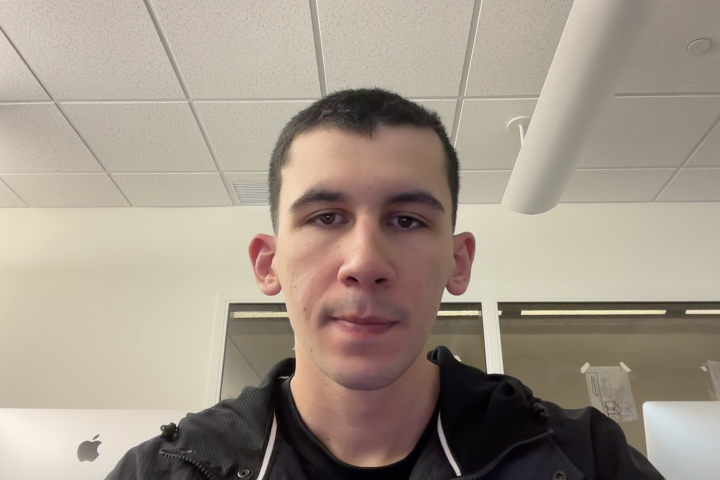
#> input picture example.jpg, 1440 x 960 px, given in place of the camera (shown at 1/2 size)
$ python objectoriented.py
#> lines starting #> are read from the running program, lines starting #| are printed output that depends on the picture; after the words box and inside, x2 and y2 are one past the last pixel; in counts of white or black regions, pixels touching at a corner belong together
#> further down, frame is the input picture: shape (960, 1440, 3); mean B, G, R 137, 150.5, 162.2
# This will be an object oriented version
# of the virtual3d game
import cv2
import numpy as np
import matplotlib.pyplot as plt


class Facefinder:
#Use haarcascade filter to detect largest face from a frame.
    def __init__(self):
        print ('Face Finder Initalize')
        self.face_cascade = cv2.CascadeClassifier('haarcascade_frontalface_default.xml')

    def find_face(self, frame):
        """Returns face center (x,y). Draws rectangle on frame"""
        # convert to gray scale
        gray = cv2.cvtColor(frame, cv2.COLOR_BGR2GRAY)
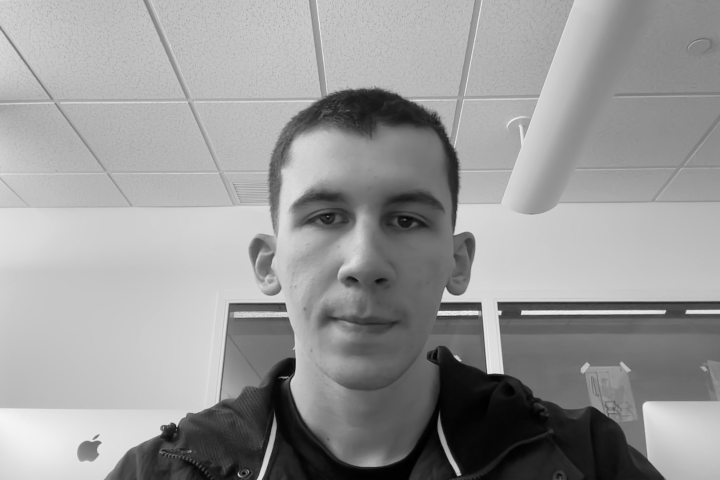
#> gray: shape (960, 1440) (shown at 1/2 size); min 0, max 249, mean 152.4
        faces = self.face_cascade.detectMultiScale(gray, minNeighbors = 9)
#> faces = [[489, 244, 488, 488]]
        #Draw Rectangle
        if faces is None:
            return(None)
        bx = by = bw = bh = 0

        for (x, y, w, h) in faces:
            if w > bw:
              bx, by, bw, bh = x, y, w, h
            cv2.rectangle(frame, (bx, by), (bx+bw, by+bh), (0, 255, 255), 5)
            return(bx + bw/2), (by + bh//2)
#> this loop made 1 pass
#> (x, y, w, h, bx, by, bw, bh) on pass 1: (489, 244, 488, 488, 489, 244, 488, 488)
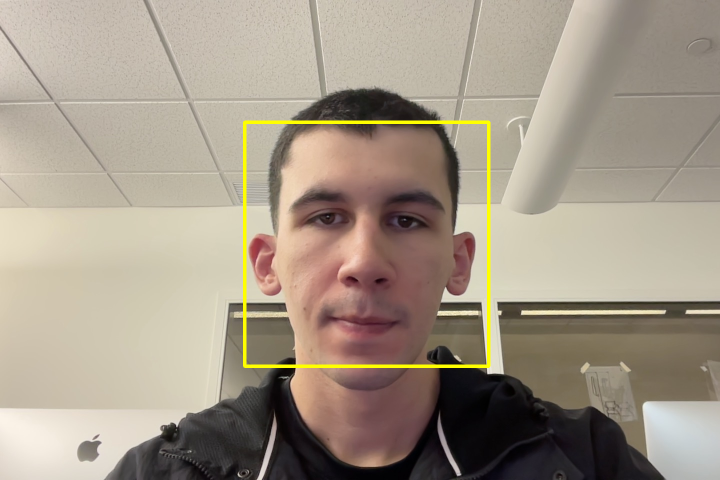
#> frame: shape (960, 1440, 3) (shown at 1/2 size); 0.99% of pixels changed, all inside (x1, y1, x2, y2) = (486, 241, 981, 736)
#> after the loop, bh = 488; bw = 488; bx = 489; by = 244
#> `facexy = ff.find_face(frame)`: facexy = (733, 488)
#> `frame_small = cv2.resize(frame, (frame.shape[1]//4, frame.shape[0]//4)..`:
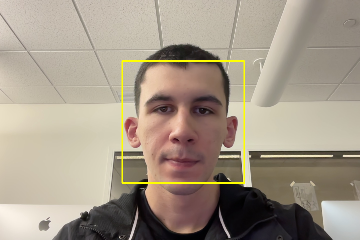
#> frame_small: shape (240, 360, 3); mean B, G, R 135.9, 151.7, 163.3

class Stage:
    """Initialized with display size, draws the background grid based on position"""
    def __init__ (self):
        self.disp_h = 0
        self.disp_w = 0
        self.cam_h = 720
        self.cam_w = 1280
        self.save_x = 960

    def draw_target_xy(self, img, pos, size):
        cv2.circle(img, pos, size, (0, 0, 255), -1)
        cv2.circle(img, pos, int(size*.8), (255, 255, 255), -1)
        cv2.circle(img, pos, int(size*.6), (0, 0, 255), -1)
        cv2.circle(img, pos, int(size*.4), (255, 255, 255), -1)
        cv2.circle(img, pos, int(size*.2), (0, 0, 255), -1)

    def draw_targetz(self ,pos, facexy):
        tx, ty, tz = pos
        x , y = facexy
        img =  np.zeros([1080, 1920, 3])
        ball0x = 600 + int((x - self.cam_w/2))
        ball0y = 540
        cv2.circle(img, (ball0x, ball0y), 50, (255, 0, 0), -1)
        cv2.line(img, (960 + int((600-960)*.3**2), 540), (ball0x, ball0y), (255, 0, 0), 3)

    def update(self, facexy): #Redraws the screen
#> called with facexy = (733, 488)
        x, y = facexy
#> x = 733; y = 488
        e = .9 #smoothing constant
        x = e * x + (1 - e) * self.save_x
#> x = 755.7
        self.save_x = x
#> self.save_x = 755.7

        img =  np.zeros([1080, 1920, 3])
        decay = .3
        sx = sy = 0
        dx = int((x - self.cam_w/2) * 2)
#> dx = 231

        for i in range(1,7):
            sx = sx + int((960-sx)*decay)
            sy = sy + int((540-sy)*decay)
            dx = int(dx * decay)
            #print (sc, sy)
            cv2.rectangle(img,
                          (sx + dx, sy),
                          (1920 - sx + dx, 1080 - sy),
                          (255, 255, 255),
                          1)

            ball0x = 600 + int((x - self.cam_w/2)* 2 *.6)
            ball0y = 540

            cv2.line(img, (960 + int((600-960)*.3**2), 540),
                    (ball0x, ball0y),
                    (255, 0, 0) ,
                    3)
            self.draw_target_xy(img, (ball0x, ball0y), 35)

            ball1x = 1000 + int((x - self.cam_w//2)*2*.2)
            ball1y = 440

            cv2.line(img,
                     (960 + int((1200-960)*.3**2), 540 - int((540-340)*.3**2)),
                     (ball1x, ball1y),
                     (255, 0, 0),
                     3)
            self.draw_target_xy(img, (ball1x, ball1y), 25)

            ball2x = 1100 + int((x - self.cam_w//2)*2*.9)
            ball2y = 650

            cv2.line(img,
                     (960 + int((1100-960)*.3**2), 540 - int((540-650)*.3**2)),
                     (ball2x, ball2y),
                     (255, 0, 0),
                     3)
            self.draw_target_xy(img, (ball2x, ball2y),50)
#> this loop made 6 passes
#> dx on passes 1 to 6: 69, 20, 6, 1, 0, 0
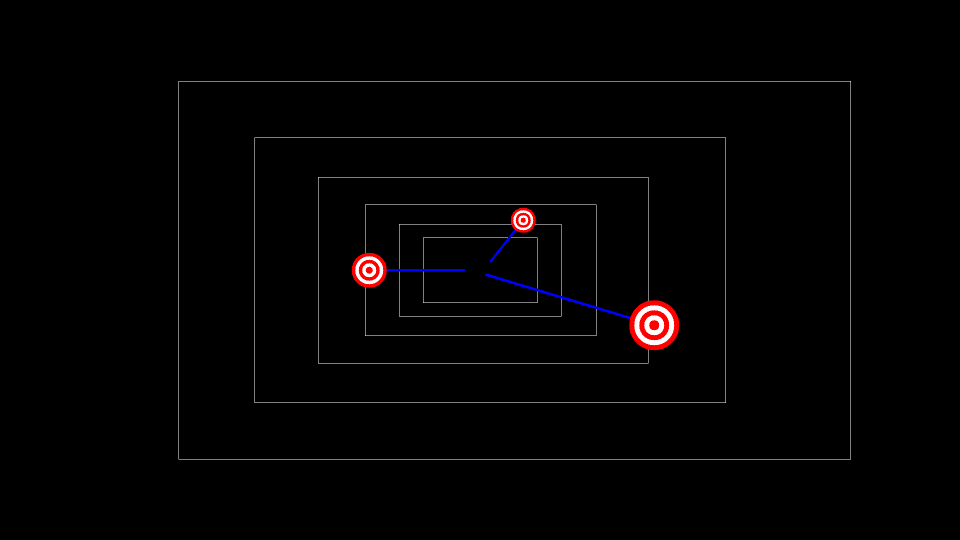
#> img: shape (1080, 1920, 3) float64 (shown at 1/2 size); mean of channels 0, 1, 2 2.5, 2.2, 3.2; drawn as B, G, R
#> after the loop, sx = 846; sy = 475

        cv2.imshow('Adens Game', img)
#-----------------------------------------------------------------------------------------------
# Main
ff = Facefinder()
stage = Stage()
#img, cv2.imread('brick-wall.jpg)
img = np.zeros([1080,1920,3])
cv2.imshow('Adens Game', img)
cap = cv2.VideoCapture(1) #create cam
#cap = cv2.VideoCapture(cv2.CAP_ANY) #create cam
if not cap.isOpened():
    print('Couldnt Open Cam')
    exit()

moved = False
while True:
    #Read the Frame
    ret, frame = cap.read()
    #If frame is read correctly ret is True
    if not ret:
        print('Error Reading frame. Exiting...')

    facexy = ff.find_face(frame)
    frame_small = cv2.resize(frame, (frame.shape[1]//4, frame.shape[0]//4) , interpolation= cv2.INTER_LINEAR)
    cv2.imshow('q to quit', frame_small)
    if not moved:
        cv2.moveWindow('q to quit', 1080, 0)
        moved = True
    if facexy is not None:
        img = stage.update(facexy)
    #Stop if q is key is pressed
    if cv2.waitKey(30) == ord('q'):
#> (key q is pressed here)
        break

#destroy cam
cap.release()
cv2.destroyAllWindows()
print("Virtual3d Complete")
